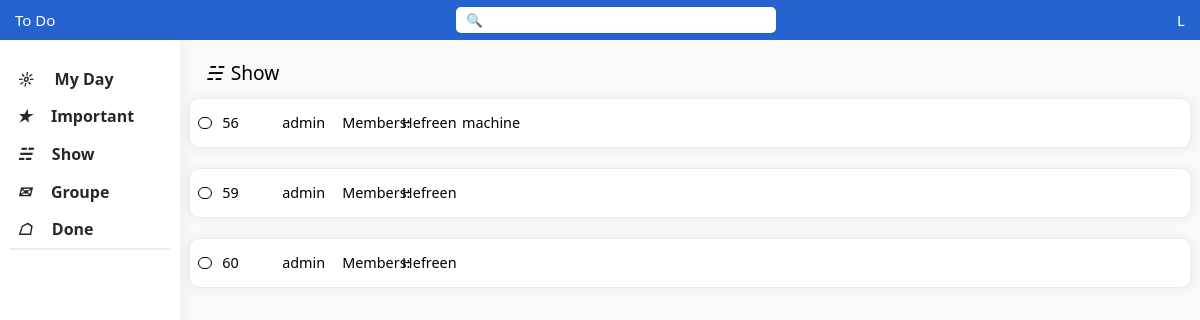
The app's page /groupe (signed in) with its own data.
### ToDoApp/models.py (models this page shows, shortened)
class Task(models.Model):
    name = models.CharField(max_length=50, blank=False)
    user = models.ForeignKey(User, on_delete=models.CASCADE)
    assigned_users = models.ManyToManyField(User, related_name='assigned_tasks')
    file = models.FileField(upload_to='uploads/', blank=True)
    status = models.CharField(max_length=10, default='to do')
    important = models.CharField(max_length=15, default='no important')
    date = models.DateField('date')
    note = models.TextField(max_length=150, default='')
    steps = models.ManyToManyField(Step)

### ToDoApp/views.py (the view)
# urls.py: path('groupe', views.groupe, name='groupe'),
def groupe(request):
    current_date = datetime.now().date()
    day_of_week = calendar.day_name[current_date.weekday()]
    my_date = f"{day_of_week}, {current_date.day} {calendar.month_name[current_date.month]} {current_date.year}"
    tasks = Task.objects.filter(assigned_users=request.user)  # Filter tasks based on the requesting user being in assigned_users
    return render(request, 'groupe.html', {'date': my_date, 'tasks': tasks})

### ToDoApp/templates/groupe.html (shortened to what this page needs)
{% if user.is_authenticated %}
{% load static %}
<link rel = 'stylesheet' href = "{% static 'css/home.css' %}">
<link rel="stylesheet" href="https://cdnjs.cloudflare.com/ajax/libs/font-awesome/4.7.0/css/font-awesome.min.css">
<body>
    <nav>
        <div class="nav-block">To Do</div>
        <form class="nav-block" method="GET">
            <input class="block-input" placeholder="&#128269;">
        </form>
        <div class="nav-block">
            <div class="block-logout"><a href="{% url 'logout'%}" class="logout">L</a></div>
        </div>
    </nav>
    <section>
        <div class="section-block">
            <a href="{% url 'home' %}" class="block-info"><i>&#9788;</i> <span>My Day</span></a>
            <a href="{% url 'important' %}"  class="block-info"><i>&#10029;</i> <span>Important</span></a>
            <a href="{% url 'show' %}" class="block-info"><i>&#9781;</i> <span>Show</span></a>
            <a href="{% url 'groupe'%}" class="block-info"><i>&#9993;</i> <span>Groupe</span></a>
            <a href="{% url 'done' %}" class="block-info"><i>&#9750;</i> <span>Done</span></a>
        </div>
    </section>
    <main>
        <div class="main-place">
            <div class="main-header">
                <div class="header-day"><i>&#9781;</i> <span>Show</span></div>
            </div>
            {% for task in tasks %}
            {% if task.status == 'to do' %}
                <form class="task-place" method="POST" action="{% url 'update' task.id 1 %}">
                    <div class="submit-button-place">
                        <button class="submit-button" name="update_task_important"></button>
                    </div>
                    <a href="{% url 'show-task' task.id %}" class="task-name">{{task.id}}</a>
                    <a href="{% url 'show-task' task.id %}" class="task-name">{{ task.user }}</a>
                    <a href="{% url 'show-task' task.id %}" class="task-name">Members:</a>
                    {% for user in task.assigned_users.all %}
                        <a href="{% url 'show-task' task.id %}" class="task-name">{{ user.username }}</a>
                    {% endfor %}
                </form>
            {% endif %}
            {% endfor %}
        </div>
    </main>
</body>
{% else %}
<a href="{% url 'login-view' %}">Please Log in</a>
{% endif %}

### ToDoApp/static/css/home.css (style rules this page uses)
body { margin: 0; padding: 0; font-family: SegoeUI-SemiBold-final,Segoe UI Semibold,SegoeUI-Regular-final,Segoe UI,"Segoe UI Web (West European)",Segoe,-apple-system,BlinkMacSystemFont,Roboto,Helvetica Neue,Tahoma,Helvetica,Arial,sans-serif;; display: flex; flex-wrap: wrap; }
nav { height: 5vh; width: 100%; background-color: #2564cf; display: flex; justify-content: space-between; align-items: center; color: white; position: sticky; top: 0; z-index: 1; }
.nav-block { margin: 15px; font-size: 15px; }
.nav-block:nth-child(2) { width: 40vh; }
.nav-block:nth-child(3) { display: flex; flex-direction: row; gap: 25px; }
.block-input { width: 100%; height: 65%; border-radius: 5px; border: white; padding-left: 10px; }
.block-input::placeholder { color: black; padding-left: -20px; }
.logout { text-decoration: none; color: #ffffff; }
section { width: 15%; height: 95vh; display: flex; justify-content: center; box-shadow: -4px 0px 20px rgba(0, 0, 0, 0.1); position: sticky; top: 5vh; z-index: 1; }
.section-block { width: 100%; height: 25%; margin-top: 20px; font-size: 100%; display: flex; flex-direction: column; justify-content: center; align-items: center; }
.block-info { width: 85%; display: flex; align-items: center; gap: 20px; height: 10vh; font-weight: 800; text-decoration: none; color: #292827; padding-left: 1vh; }
.block-info:nth-child(5) { border-bottom: #edeceb solid 2px ; }
main { background-color: #faf9f8; width: 85%; display: flex; justify-content: center; flex-direction: column; }
.main-place { height: 95%; width: 100%; display: flex; align-items: center; flex-direction: column; }
.main-header { width: 95%; height: 4%; display: flex; justify-content: start; flex-direction: row; gap: 10vh; }
.header-day { font-size: 1.2rem; display: flex; gap: 1vh; width: 90%; }
.task-place { width: 98%; height: 6vh; box-shadow: 1px 1px 10px 1px #edeceb; border: solid 1.5px #edeceb ; background-color: white; display: flex; align-items: center; margin: 10px; border-radius: 10px; }
.task-name { width: 5%; font-weight: 100; padding-left: 10px; font-size: 0.9rem; text-decoration: none; color: black; }
.submit-button-place { margin-left: 1vh; }
.submit-button { width: 1.5vh; height: 1.5vh; border-radius: 50vh; border: solid 0.5px #000000; background-color: white; }

### records on screen
Task: id "56", user "admin"
Task: id "59", user "admin"
Task: id "60", user "admin"

### other values on screen
{{ user.username }} "Hefreen"
{{ user.username }} "machine"
